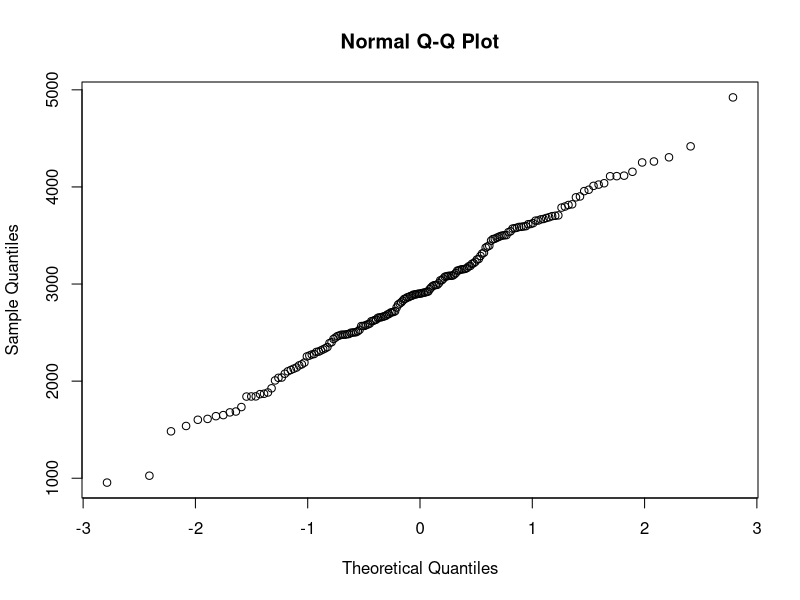
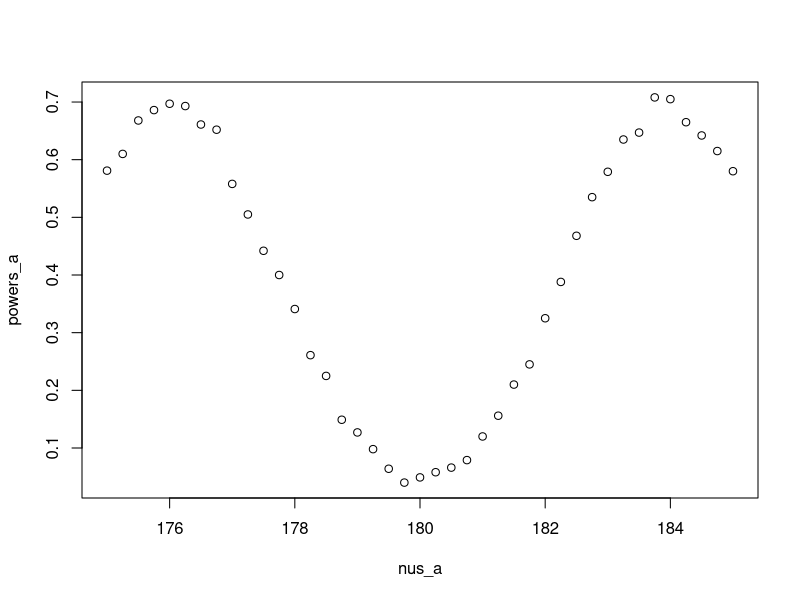
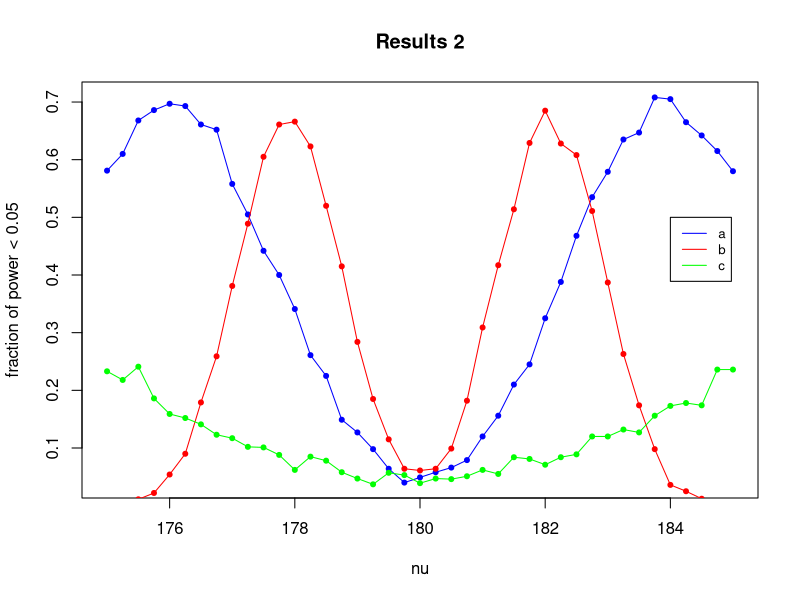
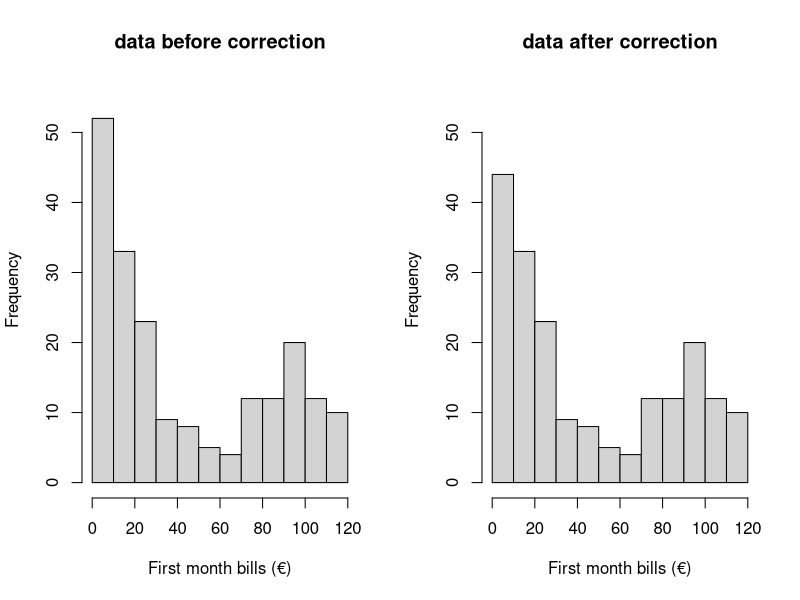
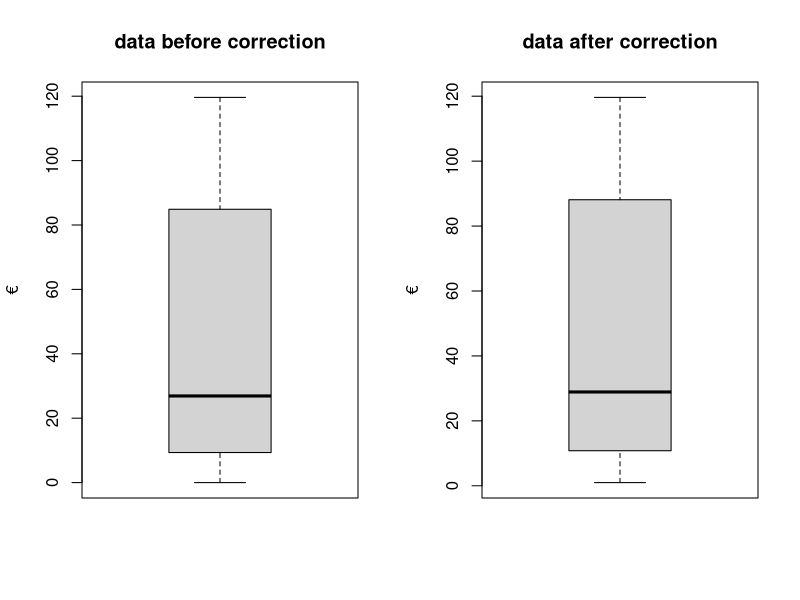
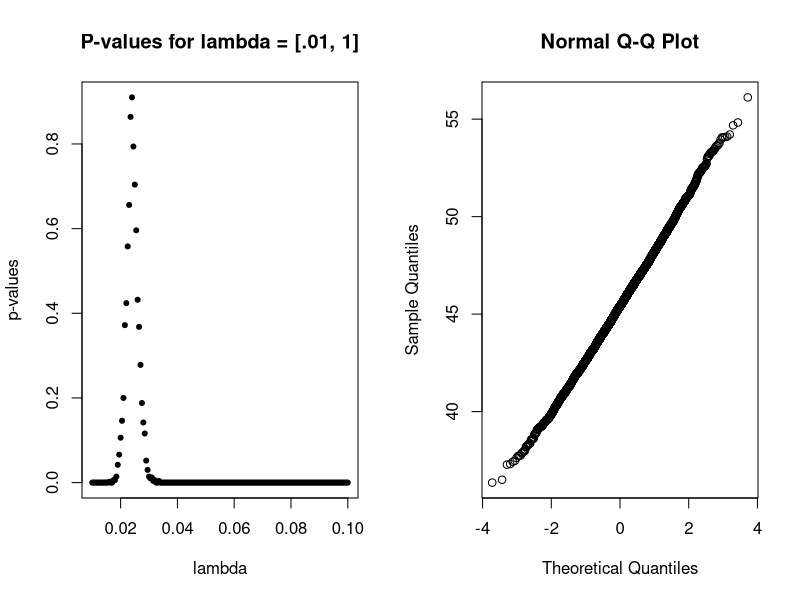
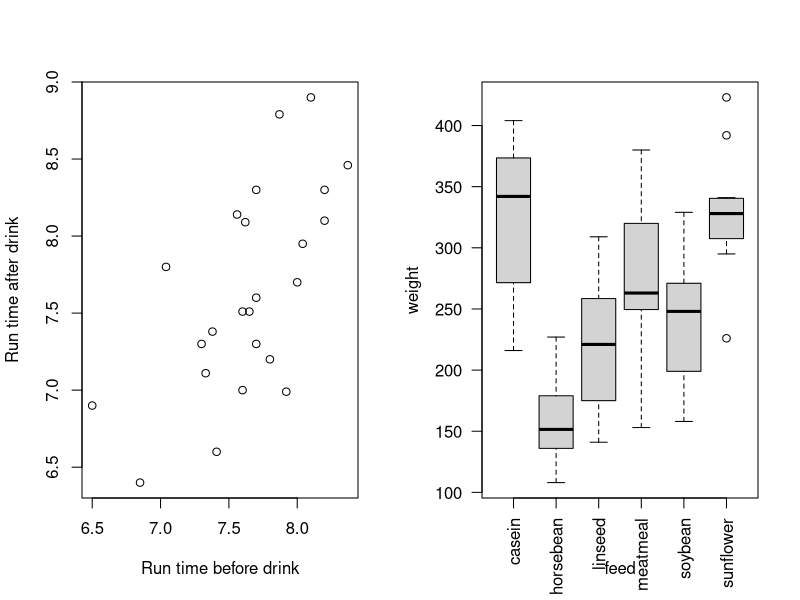
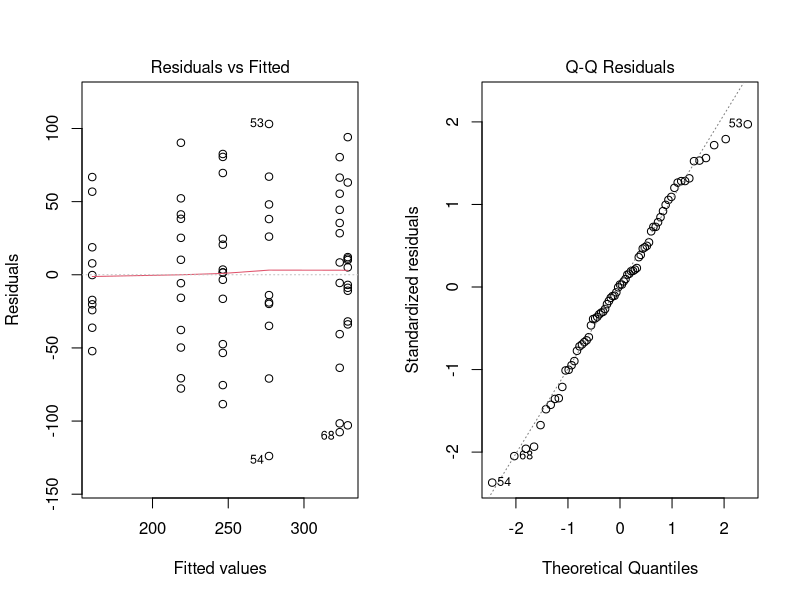

Source code (R) for these figures, in order:
## ---- chunk 1
knitr::opts_chunk$set(echo = TRUE)
options(digits=3)
## ---- chunk 2
birth= read.table("birthweight.txt",header=TRUE)
birthweight = birth$birthweight
qqnorm(birthweight)
## ---- chunk 3
shapiro.test(birthweight)[2]
## ---- chunk 4
cat('mean =', mean(birthweight))
z_star_95 = qnorm(.95)
z_star_05 = qnorm(.05)

cat('\n90% confidence interval = [', mean(birthweight) + qnorm(.05),',', mean(birthweight) + qnorm(.95),']')
## ---- chunk 5
alpha = .1
t.test(birthweight, alternative = "l", conf.level = 1-alpha, mu = 2800)[3]
## ---- chunk 6
alpha = .05
t.test(birthweight, alternative = "l", conf.level = 1-alpha, mu = 2800)[3]

alpha = .05
## ---- chunk 7
n=m=30
mu=180
nu=175
sd=5

B=1000
p=numeric(B)
for (b in 1:B) {
  x=rnorm(n,mu,sd);
  y=rnorm(m,nu,sd);
  p[b]=t.test(x,y,var.equal = TRUE)[[3]]}
a <- table(p)
length(a[names(a)<0.05])/length(a)
## ---- chunk 8
n=m=30
mu=180
nus=seq(175,185,by=0.25)
sd=5

powers = numeric(length(nus))

B=1000
p=numeric(B)
for (i in 1:length(nus)) {
  nu = nus[i]
  for (b in 1:B) {
    x=rnorm(n,mu,sd);
    y=rnorm(m,nu,sd);
    p[b]=t.test(x,y,var.equal = TRUE)[[3]]}
  a <- table(p)
  powers[i] = length(a[names(a)<0.05])/length(a)
} 
powers_a = powers
nus_a = nus

plot1 = plot(nus_a, powers_a)
## ---- chunk 9
n=m=100
mu=180
nus=seq(175,185,by=0.25)
sd=5

powers = numeric(length(nus))

B=1000
p=numeric(B)
for (i in 1:length(nus)) {
  nu = nus[i]
  for (b in 1:B) {
    x=rnorm(n,mu,sd);
    y=rnorm(m,nu,sd);
    p[b]=t.test(x,y,var.equal = TRUE)[[3]]}
  a <- table(p)
  powers[i] = length(a[names(a)<0.05])/length(a)
} 
powers_b = powers
nus_b = nus

# plot2 = plot(nus, powers)
## ---- chunk 10
n=m=30
mu=180
nus=seq(175,185,by=0.25)
sd=15

powers = numeric(length(nus))

B=1000
p=numeric(B)
for (i in 1:length(nus)) {
  nu = nus[i]
  for (b in 1:B) {
    x=rnorm(n,mu,sd);
    y=rnorm(m,nu,sd);
    p[b]=t.test(x,y,var.equal = TRUE)[[3]]}
  a <- table(p)
  powers[i] = length(a[names(a)<0.05])/length(a)
} 
powers_c = powers
nus_c = nus
## ---- chunk 11
plot(nus_a, powers_a, main="Results 2", xlab="nu", ylab="fraction of power < 0.05", pch=20, col="blue")
lines(nus_a, powers_a, xlab="nu", pch=20, col="blue")
points(nus_b, powers_b, xlab="nu", pch=20, col="red")
lines(nus_b, powers_b, xlab="nu", pch=20, col="red")
points(nus_c, powers_c, xlab="nu", pch=20, col="green")
lines(nus_c, powers_c, xlab="nu", pch=20, col="green")
legend(184, 0.5, legend=c("a", "b", "c"), col=c("blue", "red", "green"), lty=1, cex=0.8)
## ---- chunk 12
tel_data = read.table("telephone.txt",header=TRUE)
## ---- chunk 13
# remove 0-values
corrected_tel_data = tel_data[apply(tel_data, 1, function(row) all(row !=0 )), ]

# plot histograms
par(mfrow=c(1,2))
hist(tel_data$Bills, xlab = "First month bills (€)", main = "data before correction", ylim = c(0,55))
hist(corrected_tel_data, xlab = "First month bills (€)", main = "data after correction", ylim = c(0,55))

# plot boxplots
par(mfrow=c(1,2))
boxplot(tel_data$Bills, ylab = "€", main = "data before correction")
boxplot(corrected_tel_data, ylab = "€", main = "data after correction")
## ---- chunk 14
lambdas = seq(.01, .1, .0005)
t = median(corrected_tel_data)
B=1000
tstar=numeric(B)
n=length(corrected_tel_data)
p_values = c()

for(lamb in lambdas){
  for (i in 1:B){
    xstar=rexp(n, lamb)
    tstar[i]=median(xstar)}
    
  p_left=sum(tstar<t)/B
  p_right=sum(tstar>t)/B
  p = 2*min(p_left,p_right)
  p_values = c(p_values, p)
}

plot(lambdas, p_values, main = "P-values for lambda = [.01, 1]", xlab="lambda", ylab="p-values", pch=20)

max_index_lamb = which.max(p_values)
estimated_lamb= lambdas[max_index_lamb]

cat("p-value for lambda =", estimated_lamb,"-->", max(p_values))
## ---- chunk 15
set.seed(10)
B=5000
Tstar=numeric(B)
T1 = median(corrected_tel_data)

for(i in 1:B) {
  Xstar=sample(corrected_tel_data,replace=TRUE)
  Tstar[i]=median(Xstar) }
  Tstar025=quantile(Tstar,0.025)
  Tstar975=quantile(Tstar,0.975)
  
population_median = mean(Tstar)
cat('95% CI = [',2*T1-Tstar975, '-',2*T1-Tstar025,'] with population median:', population_median)
## ---- chunk 16
B=5000
Tstar=numeric(B)

for(i in 1:B) {
  Xstar=sample(corrected_tel_data,replace=TRUE)
  Tstar[i]=mean(Xstar) 
}
## ---- chunk 17
qqnorm(Tstar)
## ---- chunk 18
est_lamb = 1/(mean(Tstar))
cat('Estimated lambda',est_lamb, '(based on the sample means)')
## ---- chunk 19
set.seed(10)
Tstar=numeric(B)

for(i in 1:B) {
  Xstar=rexp(n, est_lamb)
  Tstar[i]=median(Xstar) }

Tstar025=quantile(Tstar,0.025)
Tstar975=quantile(Tstar,0.975)

exponential_median = mean(Tstar)
cat('95% CI = [',2*exponential_median-Tstar975, '-',2*exponential_median-Tstar025,'] with population median:', exponential_median)
## ---- chunk 20
wilcox.test(corrected_tel_data, mu=40, alternative="less")
## ---- chunk 21
B=5000
Tstar=numeric(B)
T1 = 10

for(i in 1:B) {
  Xstar=sample(corrected_tel_data,replace=TRUE)
  Tstar[i]=sum(Xstar < T1) / length(Xstar)
  }
Tstar95=quantile(Tstar,0.95)
Tstar95

under10 = sum(corrected_tel_data < 10)
over10 = sum(corrected_tel_data >= 10)
binom.test(c(under10, over10), p = .25, alternative = "greater")

## ---- chunk 22
# Load data
run = read.table("run.txt",header=TRUE)
lemo = subset(run, drink == "lemo")
energy = subset(run, drink == "energy")
## ---- chunk 23
# qqnorm(run$before, main = "Normal Q-Q plot before drink")
# qqnorm(run$after, main = "Normal Q-Q plot after drink")
shapiro.test(run$before)
shapiro.test(run$after)

## ---- chunk 24
plot(run$before, run$after, xlab="Run time before drink", ylab="Run time after drink")
cor.test(run$before, run$after,  method = "pearson")
## ---- chunk 25
# qqnorm(lemo$before)
shapiro.test(lemo$before)
# qqnorm(lemo$after)
shapiro.test(lemo$after)

# qqnorm(energy$before)
shapiro.test(energy$before)
# qqnorm(energy$after)
shapiro.test(energy$after)
## ---- chunk 26
t.test(lemo$before, lemo$after, paired = TRUE, var.equal = FALSE)
t.test(energy$before, energy$after, paired = TRUE, var.equal = FALSE)

## ---- chunk 27
lemo_diff = lemo$before - lemo$after
energy_diff = energy$before - energy$after

# qqnorm(lemo_diff)
shapiro.test(lemo_diff)
# qqnorm(energy_diff)
shapiro.test(energy_diff)

t.test(lemo_diff, energy_diff, paired = FALSE)
## ---- chunk 28
# chickwts$feed
sun = chickwts[chickwts$feed == "sunflower",]$weight
meat = chickwts[chickwts$feed == "meatmeal",]$weight
# sun$weight; meat$weight

# hist(sun)
# hist(meat)

#check for normality, p > 0.05 means no reason to assume non-normal data.
shapiro.test(sun)
shapiro.test(meat)

t.test(sun,meat, paired = FALSE)
wilcox.test(sun,meat)
ks.test(sun,meat)
## ---- chunk 29
chickwts = chickwts

boxplot(weight ~ feed, data=chickwts,las=2)
# stripchart(weight ~ feed, data=chickwts, vertical=TRUE,las=2)

chickaov = lm(weight ~ feed, data = chickwts)
anova(chickaov)
## ---- chunk 30
plot(chickaov, 1)
## ---- chunk 31
plot(chickaov, 2)
shapiro.test(residuals(chickaov))
